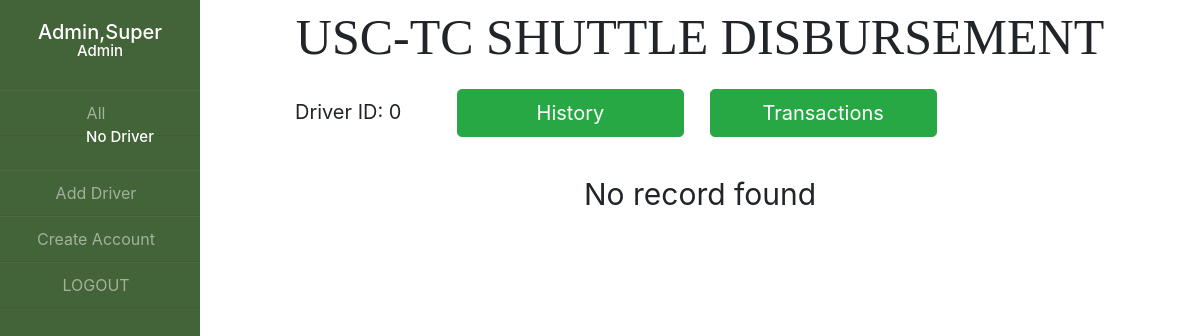
The app's page /driver.php (signed in), older data.
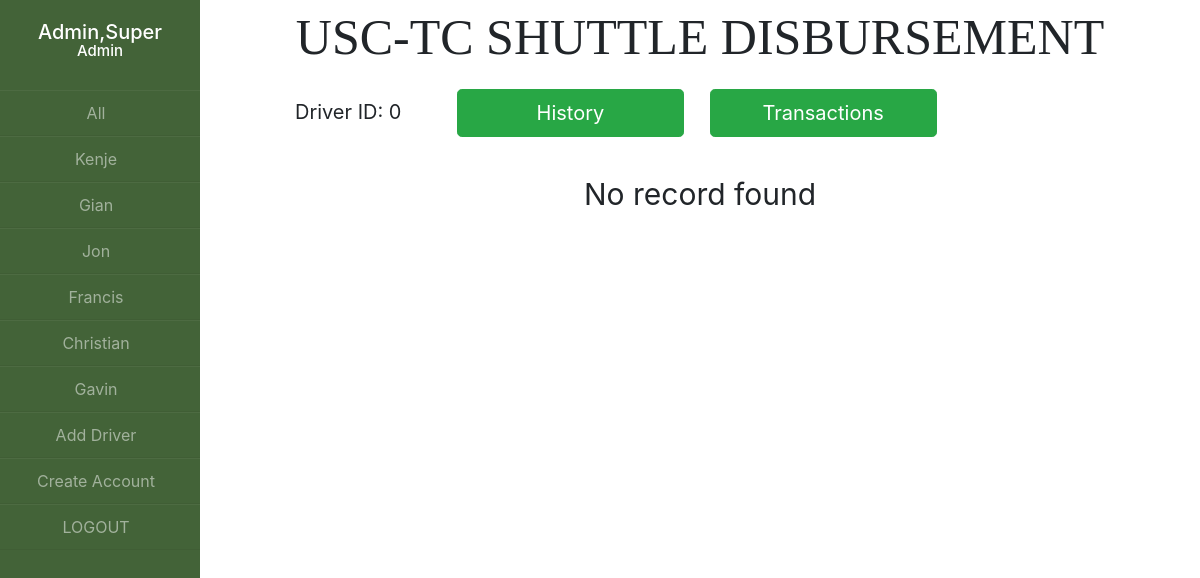
The same page, newer data.
### tables this page shows
CREATE TABLE `Driver_Accounts` (
  `Driver_ID` varchar(255) NOT NULL,
  `Fname` varchar(255) NOT NULL,
  `Lname` varchar(255) NOT NULL,
  `RFID_UID` varchar(255) NOT NULL
);

### driver.php (the view, shortened to what the changed rows need)
<!doctype html>
<html lang="en">
<head>
    <link rel="stylesheet" href="css/bootstrap.min.css">
    <link rel="stylesheet" href="css/newdrive.css">
</head>
<body>
<div class="wrapper">
    <div class="sidebar">
        <?php
            echo "<h1>";
            echo $_SESSION['S_lastname'].",".$_SESSION['S_firstname'];
            echo "</h1>";
            echo "<h2>";
            echo $_SESSION['S_UserType'];
            echo "</h2>";
        ?>
        <ul>
            <li><a href="dashboard.php?searchdate=<?php echo date('Y-m-j');?>">All</a></li>
            <?php
                $servername = "localhost";
                $username = "root";
                $password = "";
                $dbname = "ourserver";
                $conn = new mysqli($servername, $username, $password, $dbname);
                $selected_driver = 0;
                $sql = "SELECT * FROM Driver_Accounts ORDER BY `Driver_ID` ASC";
                $result = $conn->query($sql);
                if ($result->num_rows > 0) {
                    while($row = $result->fetch_assoc()) {
                        if($selected_driver == $row["Fname"]){
                            echo '<li class="active"><a href="driver.php?driver='.$row["Fname"].'&id='.$row["Driver_ID"].'">' .$row["Fname"]. '</a></li>';
                        }
                        else{
                            echo '<li><a href="driver.php?driver='.$row["Fname"].'&id='.$row["Driver_ID"].'">' .$row["Fname"]. '</a></li>';
                        }
                    }
                }
                else {
                    echo "<h2>No Driver</h2>";
                }
                if($_SESSION['S_UserType']=='Admin'){
                    echo '<li><a href="adddriverpage.php">Add Driver</a></li>';
                    echo '<li><a href="createuserpage.php">Create Account</a></li>';
                }
                echo '<li><a href="logout.php">LOGOUT</a></li>';
            ?>
        </ul>
    </div>
</div>
</body>
</html>

Row changes from the older to the newer data that the page shows:
added driver_accounts: Fname "Kenje"
added driver_accounts: Fname "Gian"
added driver_accounts: Fname "Jon"
added driver_accounts: Fname "Francis"
added driver_accounts: Fname "Christian"
added driver_accounts: Fname "Gavin"
Text that changed along with them:
text no longer shown: "No Driver"
